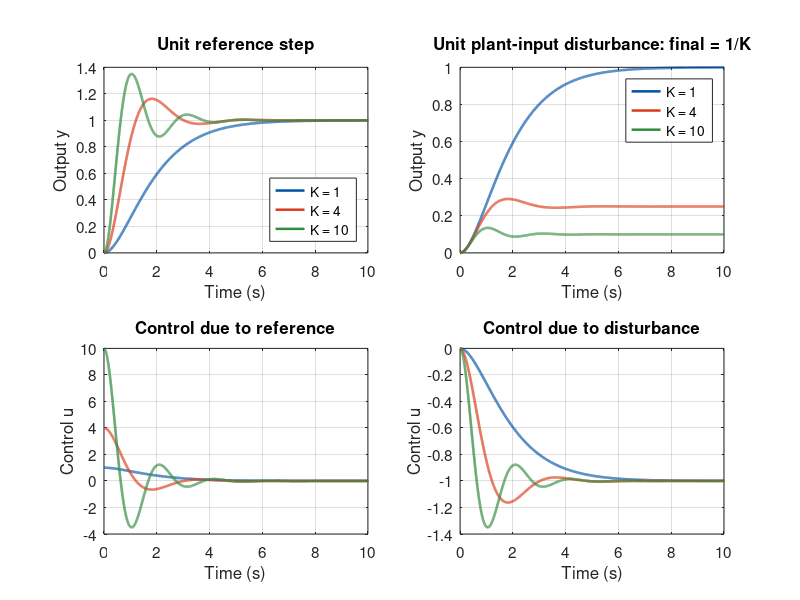
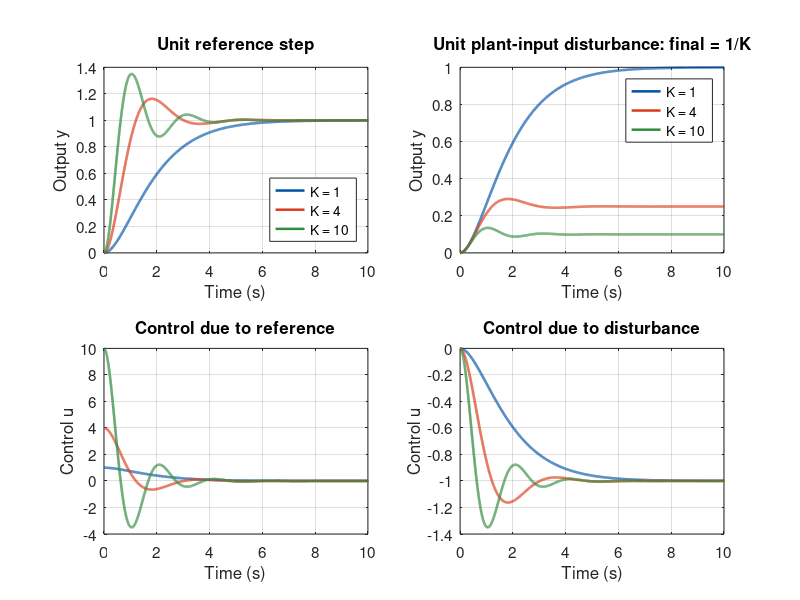
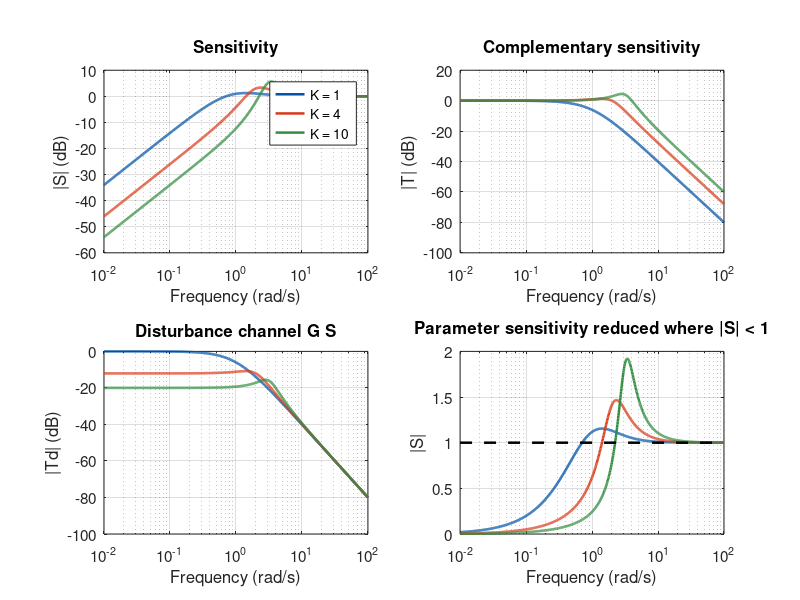
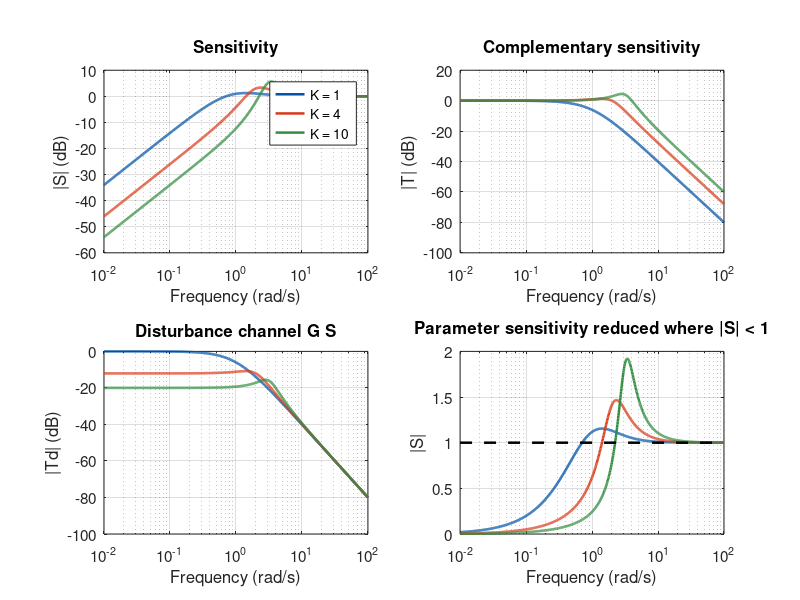

MATLAB code to generate these figures, in order:
function run_exp02(mode)
% Feedback characteristics, GNU Octave 11 + control 4.2.1.
% Entry: add this source directory to path; run_exp02('compute'), then
% run_exp02('plot'). All paths are derived from this source location.
% Time in seconds, angular frequency rad/s; signals use normalized units.
% Zero initial conditions. Negative unity feedback; d at plant input,
% n added to measured output. u = K*(r-y-n), y = G*(u+d).
  if nargin < 1, mode = 'all'; end
  root = fileparts(fileparts(fileparts(mfilename('fullpath'))));
  out = fullfile(root,'.local','exp02','results');
  if ~exist(out,'dir'), mkdir(out); end
  pkg load control;
  if strcmp(mode,'all') || strcmp(mode,'compute')
    s=tf('s'); G=1/(s*(s+2)); Ks=[1 4 10]; av=[1.6 1.8 2 2.2 2.4];
    w=logspace(-2,2,801)'; t=(0:0.002:20)'; tn=(0:0.001:20)';
    metrics=[]; noise=[]; freq=[]; sens=[]; check=[]; convergence=[];
    yr=[]; yd=[]; ur=[]; ud=[]; yn=[]; un=[]; sm=[]; tm=[]; dm=[];
    for j=1:3
      K=Ks(j); L=K*G; T=feedback(L,1); S=feedback(1,L); D=minreal(G*S);
      assert(all(real(pole(T))<0));
      yr(:,j)=step(T,t); yd(:,j)=step(D,t);
      ur(:,j)=step(K*S,t); ud(:,j)=step(-T,t);
      ref=measure(t,yr(:,j),dcgain(T)); dst=measure(t,yd(:,j),dcgain(D));
      th=(0:0.001:20)'; rh=measure(th,step(T,th),dcgain(T));
      convergence=[convergence; K ref(3:5) rh(3:5) abs(ref(3:5)-rh(3:5))];
      if K==1, analytic=1-(1+t).*exp(-t); else b=sqrt(K-1); analytic=1-exp(-t).*(cos(b*t)+sin(b*t)/b); end
      assert(max(abs(analytic-yr(:,j)))<1e-9);
      metrics=[metrics; K dcgain(T) ref dcgain(D) dst max(abs(ur(:,j)))];
      nv=0.1*sin(30*tn); yn(:,j)=lsim(-T,nv,tn); un(:,j)=lsim(-K*S,nv,tn);
      ix=tn>=12; B=[sin(30*tn(ix)) cos(30*tn(ix)) ones(sum(ix),1)];
      cy=B\yn(ix,j); cu=B\un(ix,j); ya=norm(cy(1:2)); ua=norm(cu(1:2));
      exacty=0.1*abs(evalfr_local(-T,30)); exactu=0.1*abs(evalfr_local(-K*S,30));
      fine=(0:0.0005:20)'; yf=lsim(-T,0.1*sin(30*fine),fine); uf=lsim(-K*S,0.1*sin(30*fine),fine);
      iz=fine>=12; Bf=[sin(30*fine(iz)) cos(30*fine(iz)) ones(sum(iz),1)];
      cf=Bf\yf(iz); cuf=Bf\uf(iz);
      noise=[noise; K exacty ya norm(cf(1:2)) exactu ua norm(cuf(1:2)) max(abs(un(:,j)))];
      sv=squeeze(freqresp(S,w)); tv=squeeze(freqresp(T,w)); dv=squeeze(freqresp(D,w));
      sm(:,j)=abs(sv); tm(:,j)=abs(tv); dm(:,j)=abs(dv);
      check=[check; K max(abs(sv+tv-1)) max(abs(yr(:,j)-K*yd(:,j))) abs(yr(end,j)-1) abs(yd(end,j)-1/K) abs(ya-exacty)/exacty];
      assert(check(end,2)<1e-10 && check(end,3)<1e-9 && check(end,4)<1e-6);
      assert(abs(norm(cf(1:2))-exacty)/exacty<3e-5);
      assert(abs(norm(cuf(1:2))-exactu)/exactu<3e-5);
      for a=av
        Ga=1/(s*(s+a)); La=K*Ga; Ta=feedback(La,1);
        lv=squeeze(freqresp(La,w)); ta=squeeze(freqresp(Ta,w));
        freq=[freq; [K*ones(size(w)) a*ones(size(w)) w 20*log10(abs(lv)) unwrap(angle(lv))*180/pi 20*log10(abs(ta)) unwrap(angle(ta))*180/pi]];
        for ww=[0.1 1 2 5 30]
          l0=evalfr_local(L,ww); t0=evalfr_local(T,ww); la=evalfr_local(La,ww); tt=evalfr_local(Ta,ww);
          sens=[sens; K a ww abs(la) angle(la)*180/pi abs(tt) angle(tt)*180/pi 100*(abs(la)/abs(l0)-1) angle(la/l0)*180/pi 100*(abs(tt)/abs(t0)-1) angle(tt/t0)*180/pi];
        end
      end
    end
    writecsv(out,'step_metrics','K,reference_final,reference_peak,reference_peak_time_s,reference_rise10_90_s,reference_settle2pct_s,reference_overshoot_pct,disturbance_final,disturbance_peak,disturbance_peak_time_s,disturbance_rise10_90_s,disturbance_settle2pct_s,disturbance_overshoot_pct,reference_control_peak',metrics);
    writecsv(out,'noise_metrics','K,y_amplitude_exact,y_amplitude_dt001,y_amplitude_dt0005,u_amplitude_exact,u_amplitude_dt001,u_amplitude_dt0005,u_peak_transient',noise);
    writecsv(out,'verification','K,SplusT_residual,TminusKD_residual,reference_endpoint_error,disturbance_endpoint_error,noise_coarse_relative_error',check);
    writecsv(out,'step_grid_convergence','K,rise_dt002,settle_dt002,overshoot_dt002,rise_dt001,settle_dt001,overshoot_dt001,rise_difference_s,settle_difference_s,overshoot_difference_pct',convergence);
    writecsv(out,'frequency_parameter_sweep','K,a,w_rad_s,open_magnitude_db,open_phase_deg,closed_magnitude_db,closed_phase_deg',freq);
    writecsv(out,'parameter_selected_frequencies','K,a,w_rad_s,open_magnitude,open_phase_deg,closed_magnitude,closed_phase_deg,open_magnitude_change_pct,open_phase_change_deg,closed_magnitude_change_pct,closed_phase_change_deg',sens);
    writecsv(out,'time_responses','t_s,r_K1,r_K4,r_K10,d_K1,d_K4,d_K10,ur_K1,ur_K4,ur_K10,ud_K1,ud_K4,ud_K10',[t yr yd ur ud]);
    writecsv(out,'noise_responses','t_s,n,y_K1,y_K4,y_K10,u_K1,u_K4,u_K10',[tn 0.1*sin(30*tn) yn un]);
    writecsv(out,'sensitivity_functions','w_rad_s,S_K1,S_K4,S_K10,T_K1,T_K4,T_K10,Td_K1,Td_K4,Td_K10',[w sm tm dm]);
    save(fullfile(out,'workspace.mat'),'Ks','av','w','t','tn','yr','yd','ur','ud','yn','un','sm','tm','dm','freq','metrics','noise');
    fid=fopen(fullfile(out,'environment.txt'),'w'); fprintf(fid,'GNU Octave %s\n',version); p=pkg('list'); for k=1:numel(p), if strcmp(p{k}.name,'control'), fprintf(fid,'control %s\n',p{k}.version); end; end; fclose(fid);
    disp(metrics); disp(noise); disp(check);
  end
  if strcmp(mode,'all') || strcmp(mode,'plot')
    load(fullfile(out,'workspace.mat'));
    set(0,'defaultfigurevisible','off','defaultaxesfontsize',11,'defaultlinelinewidth',1.8,'defaultaxescolororder',[0 .32 .65;.85 .23 .10;.20 .55 .25;.55 .25 .65;.6 .4 .1]);
    labels={'K = 1','K = 4','K = 10'};
    f=figure('position',[50 50 1100 760]);
    subplot(2,2,1); plot(t,yr); grid on; xlim([0 10]); xlabel('Time (s)'); ylabel('Output y'); title('Unit reference step'); legend(labels,'location','southeast');
    subplot(2,2,2); plot(t,yd); grid on; xlim([0 10]); xlabel('Time (s)'); ylabel('Output y'); title('Unit plant-input disturbance: final = 1/K'); legend(labels);
    subplot(2,2,3); plot(t,ur); grid on; xlim([0 10]); xlabel('Time (s)'); ylabel('Control u'); title('Control due to reference');
    subplot(2,2,4); plot(t,ud); grid on; xlim([0 10]); xlabel('Time (s)'); ylabel('Control u'); title('Control due to disturbance');
    exportfig(f,out,'step_and_control');
    f=figure('position',[50 50 1100 750]);
    subplot(2,2,1); semilogx(w,20*log10(sm)); grid on; xlabel('Frequency (rad/s)'); ylabel('|S| (dB)'); title('Sensitivity'); legend(labels);
    subplot(2,2,2); semilogx(w,20*log10(tm)); grid on; xlabel('Frequency (rad/s)'); ylabel('|T| (dB)'); title('Complementary sensitivity');
    subplot(2,2,3); semilogx(w,20*log10(dm)); grid on; xlabel('Frequency (rad/s)'); ylabel('|Td| (dB)'); title('Disturbance channel G S');
    subplot(2,2,4); semilogx(w,sm); hold on; plot([w(1) w(end)],[1 1],'k--'); grid on; xlabel('Frequency (rad/s)'); ylabel('|S|'); title('Parameter sensitivity reduced where |S| < 1');
    exportfig(f,out,'sensitivity_functions');
    f=figure('position',[50 50 1100 750]);
    subplot(2,2,1); plot(tn,yn); grid on; xlim([0 5]); xlabel('Time (s)'); ylabel('Output noise'); title('Noise startup (zero initial state)'); legend(labels);
    subplot(2,2,2); plot(tn,un); grid on; xlim([0 1]); xlabel('Time (s)'); ylabel('Control noise'); title('Noise startup control');
    subplot(2,2,3); plot(tn,yn); grid on; xlim([18 18.6]); ylim([-0.0013 0.0013]); xlabel('Time (s)'); ylabel('Output noise'); title('Steady output: n = 0.1 sin(30t)');
    subplot(2,2,4); plot(tn,un); grid on; xlim([18 18.6]); xlabel('Time (s)'); ylabel('Control noise'); title('Steady control: transfer = -K S');
    exportfig(f,out,'measurement_noise');
    for j=1:3
      f=figure('position',[50 50 1100 750]);
      for z=1:4
        subplot(2,2,z); hold on;
        for a=av, ix=freq(:,1)==Ks(j)&abs(freq(:,2)-a)<1e-9; semilogx(freq(ix,3),freq(ix,z+3)); end
        set(gca,'xscale','log'); grid on; xlabel('Frequency (rad/s)');
        if mod(z,2)==1, ylabel('Magnitude (dB)'); else ylabel('Phase (deg)'); end
        titles={'Open loop K G','Open loop K G','Closed loop T','Closed loop T'}; title(sprintf('%s, K = %g',titles{z},Ks(j)));
        legend({'a=1.6','a=1.8','a=2.0','a=2.2','a=2.4'},'location','southwest');
      end
      exportfig(f,out,sprintf('parameter_sweep_K%d',Ks(j)));
    end
  end
end

function v=evalfr_local(sys,w)
  v=squeeze(freqresp(sys,w));
end

function m=measure(t,y,final)
% Peak sampled on 2 ms grid. Rise uses linearly interpolated first crossings.
% Settling = first sample after last violation of +/-2% of true dcgain.
% Stable systems only; simulation endpoint must already lie inside the band.
  [peak,k]=max(y); tp=t(k);
  if peak<final && all(diff(y)>=-1e-12), peak=final; tp=Inf; end
  i=find(abs(y-final)>0.02*abs(final),1,'last');
  if isempty(i), ts=0; elseif i==numel(t), ts=NaN; else ts=t(i+1); end
  m=[peak tp crossing(t,y,0.9*final)-crossing(t,y,0.1*final) ts max(0,100*(peak/final-1))];
end

function tc=crossing(t,y,level)
  k=find(y>=level,1); if isempty(k), tc=NaN; elseif k==1, tc=t(1); else tc=t(k-1)+(level-y(k-1))*(t(k)-t(k-1))/(y(k)-y(k-1)); end
end

function writecsv(out,name,header,A)
  path=fullfile(out,[name '.csv']); fid=fopen(path,'w'); assert(fid>=0); fprintf(fid,'%s\n',header); fclose(fid); dlmwrite(path,A,'-append','precision','%.15g');
end

function exportfig(f,out,name)
  print(f,fullfile(out,[name '.png']),'-dpng','-r150');
  print(f,fullfile(out,[name '.svg']),'-dsvg'); close(f);
end
